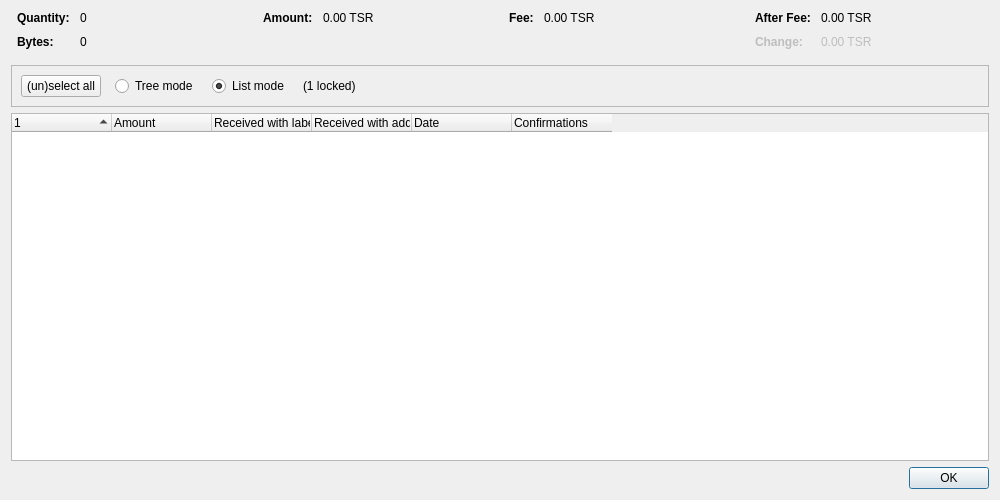
<?xml version="1.0" encoding="UTF-8"?>
<ui version="4.0">
 <class>CoinControlDialog</class>
 <widget class="QDialog" name="CoinControlDialog">
  <property name="geometry">
   <rect>
    <x>0</x>
    <y>0</y>
    <width>1000</width>
    <height>500</height>
   </rect>
  </property>
  <property name="windowTitle">
   <string>Coin Selection</string>
  </property>
  <layout class="QVBoxLayout" name="verticalLayout">
   <item>
    <layout class="QHBoxLayout" name="horizontalLayoutTop" stretch="0,0,0,0">
     <property name="topMargin">
      <number>0</number>
     </property>
     <property name="bottomMargin">
      <number>10</number>
     </property>
     <item>
      <layout class="QFormLayout" name="formLayoutCoinControl1">
       <property name="labelAlignment">
        <set>Qt::AlignLeft|Qt::AlignVCenter</set>
       </property>
       <property name="horizontalSpacing">
        <number>10</number>
       </property>
       <property name="verticalSpacing">
        <number>10</number>
       </property>
       <property name="leftMargin">
        <number>6</number>
       </property>
       <property name="rightMargin">
        <number>6</number>
       </property>
       <item row="0" column="0">
        <widget class="QLabel" name="labelCoinControlQuantityText">
         <property name="font">
          <font>
           <weight>75</weight>
           <bold>true</bold>
          </font>
         </property>
         <property name="text">
          <string>Quantity:</string>
         </property>
        </widget>
       </item>
       <item row="0" column="1">
        <widget class="QLabel" name="labelCoinControlQuantity">
         <property name="cursor">
          <cursorShape>IBeamCursor</cursorShape>
         </property>
         <property name="contextMenuPolicy">
          <enum>Qt::ActionsContextMenu</enum>
         </property>
         <property name="text">
          <string notr="true">0</string>
         </property>
         <property name="textInteractionFlags">
          <set>Qt::LinksAccessibleByMouse|Qt::TextSelectableByKeyboard|Qt::TextSelectableByMouse</set>
         </property>
        </widget>
       </item>
       <item row="1" column="0">
        <widget class="QLabel" name="labelCoinControlBytesText">
         <property name="font">
          <font>
           <weight>75</weight>
           <bold>true</bold>
          </font>
         </property>
         <property name="text">
          <string>Bytes:</string>
         </property>
        </widget>
       </item>
       <item row="1" column="1">
        <widget class="QLabel" name="labelCoinControlBytes">
         <property name="cursor">
          <cursorShape>IBeamCursor</cursorShape>
         </property>
         <property name="contextMenuPolicy">
          <enum>Qt::ActionsContextMenu</enum>
         </property>
         <property name="text">
          <string notr="true">0</string>
         </property>
         <property name="textInteractionFlags">
          <set>Qt::LinksAccessibleByMouse|Qt::TextSelectableByKeyboard|Qt::TextSelectableByMouse</set>
         </property>
        </widget>
       </item>
      </layout>
     </item>
     <item>
      <layout class="QFormLayout" name="formLayoutCoinControl2">
       <property name="horizontalSpacing">
        <number>10</number>
       </property>
       <property name="verticalSpacing">
        <number>10</number>
       </property>
       <property name="leftMargin">
        <number>6</number>
       </property>
       <property name="rightMargin">
        <number>6</number>
       </property>
       <item row="0" column="0">
        <widget class="QLabel" name="labelCoinControlAmountText">
         <property name="font">
          <font>
           <weight>75</weight>
           <bold>true</bold>
          </font>
         </property>
         <property name="text">
          <string>Amount:</string>
         </property>
        </widget>
       </item>
       <item row="0" column="1">
        <widget class="QLabel" name="labelCoinControlAmount">
         <property name="cursor">
          <cursorShape>IBeamCursor</cursorShape>
         </property>
         <property name="contextMenuPolicy">
          <enum>Qt::ActionsContextMenu</enum>
         </property>
         <property name="text">
          <string notr="true">0.00 TSR</string>
         </property>
         <property name="textInteractionFlags">
          <set>Qt::LinksAccessibleByMouse|Qt::TextSelectableByKeyboard|Qt::TextSelectableByMouse</set>
         </property>
        </widget>
       </item>
      </layout>
     </item>
     <item>
      <layout class="QFormLayout" name="formLayoutCoinControl3">
       <property name="horizontalSpacing">
        <number>10</number>
       </property>
       <property name="verticalSpacing">
        <number>10</number>
       </property>
       <property name="leftMargin">
        <number>6</number>
       </property>
       <property name="rightMargin">
        <number>6</number>
       </property>
       <item row="0" column="0">
        <widget class="QLabel" name="labelCoinControlFeeText">
         <property name="font">
          <font>
           <weight>75</weight>
           <bold>true</bold>
          </font>
         </property>
         <property name="text">
          <string>Fee:</string>
         </property>
        </widget>
       </item>
       <item row="0" column="1">
        <widget class="QLabel" name="labelCoinControlFee">
         <property name="cursor">
          <cursorShape>IBeamCursor</cursorShape>
         </property>
         <property name="contextMenuPolicy">
          <enum>Qt::ActionsContextMenu</enum>
         </property>
         <property name="text">
          <string notr="true">0.00 TSR</string>
         </property>
         <property name="textInteractionFlags">
          <set>Qt::LinksAccessibleByMouse|Qt::TextSelectableByKeyboard|Qt::TextSelectableByMouse</set>
         </property>
        </widget>
       </item>
      </layout>
     </item>
     <item>
      <layout class="QFormLayout" name="formLayoutCoinControl4">
       <property name="labelAlignment">
        <set>Qt::AlignLeft|Qt::AlignVCenter</set>
       </property>
       <property name="horizontalSpacing">
        <number>10</number>
       </property>
       <property name="verticalSpacing">
        <number>10</number>
       </property>
       <property name="leftMargin">
        <number>6</number>
       </property>
       <property name="rightMargin">
        <number>6</number>
       </property>
       <item row="0" column="0">
        <widget class="QLabel" name="labelCoinControlAfterFeeText">
         <property name="font">
          <font>
           <weight>75</weight>
           <bold>true</bold>
          </font>
         </property>
         <property name="text">
          <string>After Fee:</string>
         </property>
        </widget>
       </item>
       <item row="0" column="1">
        <widget class="QLabel" name="labelCoinControlAfterFee">
         <property name="cursor">
          <cursorShape>IBeamCursor</cursorShape>
         </property>
         <property name="contextMenuPolicy">
          <enum>Qt::ActionsContextMenu</enum>
         </property>
         <property name="text">
          <string notr="true">0.00 TSR</string>
         </property>
         <property name="textInteractionFlags">
          <set>Qt::LinksAccessibleByMouse|Qt::TextSelectableByKeyboard|Qt::TextSelectableByMouse</set>
         </property>
        </widget>
       </item>
       <item row="1" column="0">
        <widget class="QLabel" name="labelCoinControlChangeText">
         <property name="enabled">
          <bool>false</bool>
         </property>
         <property name="font">
          <font>
           <weight>75</weight>
           <bold>true</bold>
          </font>
         </property>
         <property name="text">
          <string>Change:</string>
         </property>
        </widget>
       </item>
       <item row="1" column="1">
        <widget class="QLabel" name="labelCoinControlChange">
         <property name="enabled">
          <bool>false</bool>
         </property>
         <property name="cursor">
          <cursorShape>IBeamCursor</cursorShape>
         </property>
         <property name="contextMenuPolicy">
          <enum>Qt::ActionsContextMenu</enum>
         </property>
         <property name="text">
          <string notr="true">0.00 TSR</string>
         </property>
         <property name="textInteractionFlags">
          <set>Qt::LinksAccessibleByMouse|Qt::TextSelectableByKeyboard|Qt::TextSelectableByMouse</set>
         </property>
        </widget>
       </item>
      </layout>
     </item>
    </layout>
   </item>
   <item>
    <widget class="QFrame" name="frame">
     <property name="minimumSize">
      <size>
       <width>0</width>
       <height>40</height>
      </size>
     </property>
     <property name="frameShape">
      <enum>QFrame::StyledPanel</enum>
     </property>
     <property name="frameShadow">
      <enum>QFrame::Sunken</enum>
     </property>
     <layout class="QHBoxLayout" name="horizontalLayout">
      <item>
       <layout class="QHBoxLayout" name="horizontalLayoutPanel" stretch="0,0,0,0,0">
        <property name="spacing">
         <number>14</number>
        </property>
        <item>
         <widget class="QPushButton" name="pushButtonSelectAll">
          <property name="sizePolicy">
           <sizepolicy hsizetype="Maximum" vsizetype="Fixed">
            <horstretch>0</horstretch>
            <verstretch>0</verstretch>
           </sizepolicy>
          </property>
          <property name="text">
           <string>(un)select all</string>
          </property>
          <property name="autoDefault">
           <bool>false</bool>
          </property>
         </widget>
        </item>
        <item>
         <widget class="QRadioButton" name="radioTreeMode">
          <property name="sizePolicy">
           <sizepolicy hsizetype="Maximum" vsizetype="Fixed">
            <horstretch>0</horstretch>
            <verstretch>0</verstretch>
           </sizepolicy>
          </property>
          <property name="text">
           <string>Tree mode</string>
          </property>
         </widget>
        </item>
        <item>
         <widget class="QRadioButton" name="radioListMode">
          <property name="sizePolicy">
           <sizepolicy hsizetype="Maximum" vsizetype="Fixed">
            <horstretch>0</horstretch>
            <verstretch>0</verstretch>
           </sizepolicy>
          </property>
          <property name="text">
           <string>List mode</string>
          </property>
          <property name="checked">
           <bool>true</bool>
          </property>
         </widget>
        </item>
        <item>
         <widget class="QLabel" name="labelLocked">
          <property name="text">
           <string notr="true">(1 locked)</string>
          </property>
         </widget>
        </item>
        <item>
         <spacer name="horizontalSpacer">
          <property name="orientation">
           <enum>Qt::Horizontal</enum>
          </property>
          <property name="sizeHint" stdset="0">
           <size>
            <width>40</width>
            <height>20</height>
           </size>
          </property>
         </spacer>
        </item>
       </layout>
      </item>
     </layout>
    </widget>
   </item>
   <item>
    <widget class="CoinControlTreeWidget" name="treeWidget">
     <property name="contextMenuPolicy">
      <enum>Qt::CustomContextMenu</enum>
     </property>
     <property name="sortingEnabled">
      <bool>false</bool>
     </property>
     <property name="columnCount">
      <number>6</number>
     </property>
     <attribute name="headerShowSortIndicator" stdset="0">
      <bool>true</bool>
     </attribute>
     <attribute name="headerStretchLastSection">
      <bool>false</bool>
     </attribute>
     <column>
      <property name="text">
       <string/>
      </property>
     </column>
     <column>
      <property name="text">
       <string>Amount</string>
      </property>
     </column>
     <column>
      <property name="text">
       <string>Received with label</string>
      </property>
     </column>
     <column>
      <property name="text">
       <string>Received with address</string>
      </property>
     </column>
     <column>
      <property name="text">
       <string>Date</string>
      </property>
     </column>
     <column>
      <property name="text">
       <string>Confirmations</string>
      </property>
      <property name="toolTip">
       <string>Confirmed</string>
      </property>
     </column>
     <column>
      <property name="text">
       <string/>
      </property>
     </column>
     <column>
      <property name="text">
       <string/>
      </property>
     </column>
     <column>
      <property name="text">
       <string/>
      </property>
     </column>
     <column>
      <property name="text">
       <string/>
      </property>
     </column>
    </widget>
   </item>
   <item>
    <widget class="QDialogButtonBox" name="buttonBox">
     <property name="orientation">
      <enum>Qt::Horizontal</enum>
     </property>
     <property name="standardButtons">
      <set>QDialogButtonBox::Ok</set>
     </property>
    </widget>
   </item>
  </layout>
 </widget>
 <customwidgets>
  <customwidget>
   <class>CoinControlTreeWidget</class>
   <extends>QTreeWidget</extends>
   <header>qt/coincontroltreewidget.h</header>
  </customwidget>
 </customwidgets>
 <resources/>
 <connections/>
</ui>
